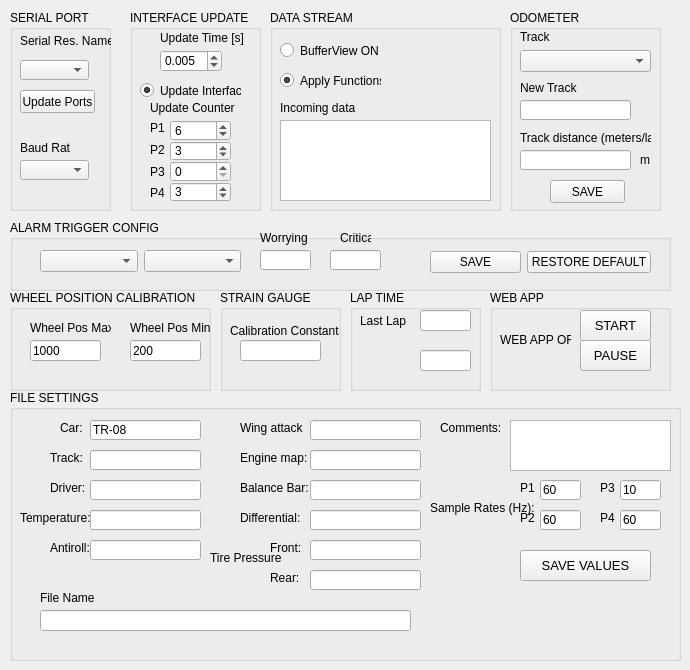
    <widget class="QWidget" name="tab">
     <attribute name="title">
      <string>Settings</string>
     </attribute>
     <widget class="QGroupBox" name="groupBox">
      <property name="geometry">
       <rect>
        <x>10</x>
        <y>10</y>
        <width>101</width>
        <height>201</height>
       </rect>
      </property>
      <property name="title">
       <string>SERIAL PORT</string>
      </property>
      <widget class="QLabel" name="label_2">
       <property name="geometry">
        <rect>
         <x>10</x>
         <y>23</y>
         <width>104</width>
         <height>16</height>
        </rect>
       </property>
       <property name="text">
        <string>Serial Res. Name</string>
       </property>
      </widget>
      <widget class="QComboBox" name="comboBox_Baudrate">
       <property name="geometry">
        <rect>
         <x>10</x>
         <y>150</y>
         <width>69</width>
         <height>20</height>
        </rect>
       </property>
      </widget>
      <widget class="QComboBox" name="comboBox_SerialPorts">
       <property name="geometry">
        <rect>
         <x>10</x>
         <y>50</y>
         <width>69</width>
         <height>20</height>
        </rect>
       </property>
      </widget>
      <widget class="QPushButton" name="pushButton_UpdatePorts">
       <property name="geometry">
        <rect>
         <x>10</x>
         <y>80</y>
         <width>75</width>
         <height>23</height>
        </rect>
       </property>
       <property name="text">
        <string>Update Ports</string>
       </property>
      </widget>
      <widget class="QLabel" name="label_41">
       <property name="geometry">
        <rect>
         <x>10</x>
         <y>130</y>
         <width>50</width>
         <height>16</height>
        </rect>
       </property>
       <property name="text">
        <string>Baud Rate</string>
       </property>
      </widget>
     </widget>
     <widget class="QGroupBox" name="groupBox_3">
      <property name="geometry">
       <rect>
        <x>270</x>
        <y>10</y>
        <width>231</width>
        <height>201</height>
       </rect>
      </property>
      <property name="title">
       <string>DATA STREAM</string>
      </property>
      <widget class="QTextBrowser" name="textBrowser_Buffer">
       <property name="geometry">
        <rect>
         <x>10</x>
         <y>110</y>
         <width>211</width>
         <height>81</height>
        </rect>
       </property>
      </widget>
      <widget class="QLabel" name="label_3">
       <property name="geometry">
        <rect>
         <x>10</x>
         <y>90</y>
         <width>121</width>
         <height>16</height>
        </rect>
       </property>
       <property name="text">
        <string>Incoming data</string>
       </property>
      </widget>
      <widget class="QRadioButton" name="radioButton_bufferLog">
       <property name="geometry">
        <rect>
         <x>10</x>
         <y>30</y>
         <width>101</width>
         <height>21</height>
        </rect>
       </property>
       <property name="text">
        <string>BufferView ON</string>
       </property>
       <property name="checked">
        <bool>false</bool>
       </property>
       <property name="autoExclusive">
        <bool>false</bool>
       </property>
      </widget>
      <widget class="QRadioButton" name="radioButton_applyFunctions">
       <property name="geometry">
        <rect>
         <x>10</x>
         <y>60</y>
         <width>101</width>
         <height>21</height>
        </rect>
       </property>
       <property name="text">
        <string>Apply Functions</string>
       </property>
       <property name="checked">
        <bool>true</bool>
       </property>
       <property name="autoExclusive">
        <bool>false</bool>
       </property>
      </widget>
     </widget>
     <widget class="QGroupBox" name="groupBox_16">
      <property name="geometry">
       <rect>
        <x>10</x>
        <y>290</y>
        <width>201</width>
        <height>101</height>
       </rect>
      </property>
      <property name="title">
       <string>WHEEL POSITION CALIBRATION</string>
      </property>
      <widget class="QLabel" name="label_29">
       <property name="geometry">
        <rect>
         <x>20</x>
         <y>30</y>
         <width>81</width>
         <height>16</height>
        </rect>
       </property>
       <property name="text">
        <string>Wheel Pos Max</string>
       </property>
      </widget>
      <widget class="QLabel" name="label_30">
       <property name="geometry">
        <rect>
         <x>120</x>
         <y>30</y>
         <width>81</width>
         <height>16</height>
        </rect>
       </property>
       <property name="text">
        <string>Wheel Pos Min</string>
       </property>
      </widget>
      <widget class="QLineEdit" name="lineEdit_WheelPosMin">
       <property name="geometry">
        <rect>
         <x>120</x>
         <y>50</y>
         <width>71</width>
         <height>21</height>
        </rect>
       </property>
       <property name="text">
        <string>200</string>
       </property>
      </widget>
      <widget class="QLineEdit" name="lineEdit_WheelPosMax">
       <property name="geometry">
        <rect>
         <x>20</x>
         <y>50</y>
         <width>71</width>
         <height>21</height>
        </rect>
       </property>
       <property name="text">
        <string>1000</string>
       </property>
      </widget>
     </widget>
     <widget class="QGroupBox" name="groupBox_38">
      <property name="geometry">
       <rect>
        <x>220</x>
        <y>290</y>
        <width>121</width>
        <height>101</height>
       </rect>
      </property>
      <property name="title">
       <string>STRAIN GAUGE</string>
      </property>
      <widget class="QLineEdit" name="lineEdit_CalibrationConstant">
       <property name="geometry">
        <rect>
         <x>20</x>
         <y>50</y>
         <width>81</width>
         <height>21</height>
        </rect>
       </property>
      </widget>
      <widget class="QLabel" name="label_64">
       <property name="geometry">
        <rect>
         <x>10</x>
         <y>30</y>
         <width>111</width>
         <height>21</height>
        </rect>
       </property>
       <property name="text">
        <string>Calibration Constant</string>
       </property>
      </widget>
     </widget>
     <widget class="QGroupBox" name="groupBox_39">
      <property name="geometry">
       <rect>
        <x>350</x>
        <y>290</y>
        <width>131</width>
        <height>101</height>
       </rect>
      </property>
      <property name="title">
       <string>LAP TIME</string>
      </property>
      <widget class="QLineEdit" name="lineEdit_LastLap">
       <property name="geometry">
        <rect>
         <x>70</x>
         <y>20</y>
         <width>51</width>
         <height>21</height>
        </rect>
       </property>
      </widget>
      <widget class="QLineEdit" name="lineEdit_CalibrationConstant_3">
       <property name="geometry">
        <rect>
         <x>70</x>
         <y>60</y>
         <width>51</width>
         <height>21</height>
        </rect>
       </property>
      </widget>
      <widget class="QLabel" name="label_70">
       <property name="geometry">
        <rect>
         <x>10</x>
         <y>20</y>
         <width>111</width>
         <height>21</height>
        </rect>
       </property>
       <property name="text">
        <string>Last Lap</string>
       </property>
      </widget>
     </widget>
     <widget class="QGroupBox" name="groupBox_2">
      <property name="geometry">
       <rect>
        <x>10</x>
        <y>390</y>
        <width>671</width>
        <height>271</height>
       </rect>
      </property>
      <property name="title">
       <string>FILE SETTINGS</string>
      </property>
      <widget class="QLineEdit" name="lineEdit_SetupDriver">
       <property name="geometry">
        <rect>
         <x>80</x>
         <y>90</y>
         <width>111</width>
         <height>20</height>
        </rect>
       </property>
      </widget>
      <widget class="QLineEdit" name="lineEdit_SetupAntiroll">
       <property name="geometry">
        <rect>
         <x>80</x>
         <y>150</y>
         <width>111</width>
         <height>20</height>
        </rect>
       </property>
      </widget>
      <widget class="QLabel" name="label_57">
       <property name="geometry">
        <rect>
         <x>230</x>
         <y>90</y>
         <width>111</width>
         <height>16</height>
        </rect>
       </property>
       <property name="text">
        <string>Balance Bar:</string>
       </property>
      </widget>
      <widget class="QLineEdit" name="lineEdit_SetupTemperature">
       <property name="geometry">
        <rect>
         <x>80</x>
         <y>120</y>
         <width>111</width>
         <height>20</height>
        </rect>
       </property>
      </widget>
      <widget class="QLineEdit" name="lineEdit_SetupBalanceBar">
       <property name="geometry">
        <rect>
         <x>300</x>
         <y>90</y>
         <width>111</width>
         <height>20</height>
        </rect>
       </property>
      </widget>
      <widget class="QLineEdit" name="lineEdit_SampleRate2">
       <property name="geometry">
        <rect>
         <x>530</x>
         <y>120</y>
         <width>41</width>
         <height>20</height>
        </rect>
       </property>
       <property name="text">
        <string>60</string>
       </property>
      </widget>
      <widget class="QLabel" name="label_56">
       <property name="geometry">
        <rect>
         <x>230</x>
         <y>60</y>
         <width>111</width>
         <height>16</height>
        </rect>
       </property>
       <property name="text">
        <string>Engine map:</string>
       </property>
      </widget>
      <widget class="QLabel" name="label_58">
       <property name="geometry">
        <rect>
         <x>230</x>
         <y>120</y>
         <width>111</width>
         <height>16</height>
        </rect>
       </property>
       <property name="text">
        <string>Differential:</string>
       </property>
      </widget>
      <widget class="QTextEdit" name="textEdit_SetupComments">
       <property name="geometry">
        <rect>
         <x>500</x>
         <y>30</y>
         <width>161</width>
         <height>51</height>
        </rect>
       </property>
      </widget>
      <widget class="QLineEdit" name="lineEdit_SetupWingAttackAngle">
       <property name="geometry">
        <rect>
         <x>300</x>
         <y>30</y>
         <width>111</width>
         <height>20</height>
        </rect>
       </property>
      </widget>
      <widget class="QLineEdit" name="lineEdit_SampleRate1">
       <property name="geometry">
        <rect>
         <x>530</x>
         <y>90</y>
         <width>41</width>
         <height>20</height>
        </rect>
       </property>
       <property name="text">
        <string>60</string>
       </property>
      </widget>
      <widget class="QLabel" name="label_77">
       <property name="geometry">
        <rect>
         <x>590</x>
         <y>120</y>
         <width>21</width>
         <height>16</height>
        </rect>
       </property>
       <property name="text">
        <string>P4</string>
       </property>
      </widget>
      <widget class="QPushButton" name="pushButton_SaveSetupValues">
       <property name="geometry">
        <rect>
         <x>510</x>
         <y>160</y>
         <width>131</width>
         <height>31</height>
        </rect>
       </property>
       <property name="font">
        <font>
         <pointsize>10</pointsize>
        </font>
       </property>
       <property name="text">
        <string>SAVE VALUES</string>
       </property>
      </widget>
      <widget class="QLineEdit" name="lineEdit_SampleRate4">
       <property name="geometry">
        <rect>
         <x>610</x>
         <y>120</y>
         <width>41</width>
         <height>20</height>
        </rect>
       </property>
       <property name="text">
        <string>60</string>
       </property>
      </widget>
      <widget class="QLabel" name="label_32">
       <property name="geometry">
        <rect>
         <x>50</x>
         <y>30</y>
         <width>111</width>
         <height>16</height>
        </rect>
       </property>
       <property name="text">
        <string>Car:</string>
       </property>
      </widget>
      <widget class="QLabel" name="label_59">
       <property name="geometry">
        <rect>
         <x>260</x>
         <y>180</y>
         <width>111</width>
         <height>16</height>
        </rect>
       </property>
       <property name="text">
        <string>Rear:</string>
       </property>
      </widget>
      <widget class="QLabel" name="label_31">
       <property name="geometry">
        <rect>
         <x>40</x>
         <y>90</y>
         <width>111</width>
         <height>16</height>
        </rect>
       </property>
       <property name="text">
        <string>Driver:</string>
       </property>
      </widget>
      <widget class="QLineEdit" name="lineEdit_SetupTirePressureRear">
       <property name="geometry">
        <rect>
         <x>300</x>
         <y>180</y>
         <width>111</width>
         <height>20</height>
        </rect>
       </property>
      </widget>
      <widget class="QLabel" name="label_75">
       <property name="geometry">
        <rect>
         <x>510</x>
         <y>120</y>
         <width>21</width>
         <height>16</height>
        </rect>
       </property>
       <property name="text">
        <string>P2</string>
       </property>
      </widget>
      <widget class="QLabel" name="label_52">
       <property name="geometry">
        <rect>
         <x>10</x>
         <y>120</y>
         <width>111</width>
         <height>16</height>
        </rect>
       </property>
       <property name="text">
        <string>Temperature:</string>
       </property>
      </widget>
      <widget class="QLabel" name="label_50">
       <property name="geometry">
        <rect>
         <x>40</x>
         <y>60</y>
         <width>111</width>
         <height>16</height>
        </rect>
       </property>
       <property name="text">
        <string>Track:</string>
       </property>
      </widget>
      <widget class="QLabel" name="label_74">
       <property name="geometry">
        <rect>
         <x>510</x>
         <y>90</y>
         <width>21</width>
         <height>16</height>
        </rect>
       </property>
       <property name="text">
        <string>P1</string>
       </property>
      </widget>
      <widget class="QLabel" name="label_55">
       <property name="geometry">
        <rect>
         <x>230</x>
         <y>30</y>
         <width>71</width>
         <height>16</height>
        </rect>
       </property>
       <property name="text">
        <string>Wing attack</string>
       </property>
      </widget>
      <widget class="QLabel" name="label_71">
       <property name="geometry">
        <rect>
         <x>260</x>
         <y>150</y>
         <width>111</width>
         <height>16</height>
        </rect>
       </property>
       <property name="text">
        <string>Front:</string>
       </property>
      </widget>
      <widget class="QLabel" name="label_54">
       <property name="geometry">
        <rect>
         <x>200</x>
         <y>160</y>
         <width>111</width>
         <height>16</height>
        </rect>
       </property>
       <property name="text">
        <string>Tire Pressure</string>
       </property>
      </widget>
      <widget class="QLabel" name="label_53">
       <property name="geometry">
        <rect>
         <x>40</x>
         <y>150</y>
         <width>111</width>
         <height>16</height>
        </rect>
       </property>
       <property name="text">
        <string>Antiroll:</string>
       </property>
      </widget>
      <widget class="QLineEdit" name="lineEdit_SetupDifferential">
       <property name="geometry">
        <rect>
         <x>300</x>
         <y>120</y>
         <width>111</width>
         <height>20</height>
        </rect>
       </property>
      </widget>
      <widget class="QLineEdit" name="lineEdit_SetupTirePressureFront">
       <property name="geometry">
        <rect>
         <x>300</x>
         <y>150</y>
         <width>111</width>
         <height>20</height>
        </rect>
       </property>
      </widget>
      <widget class="QLabel" name="label_76">
       <property name="geometry">
        <rect>
         <x>590</x>
         <y>90</y>
         <width>21</width>
         <height>16</height>
        </rect>
       </property>
       <property name="text">
        <string>P3</string>
       </property>
      </widget>
      <widget class="QLabel" name="label_72">
       <property name="geometry">
        <rect>
         <x>430</x>
         <y>30</y>
         <width>111</width>
         <height>16</height>
        </rect>
       </property>
       <property name="text">
        <string>Comments:</string>
       </property>
      </widget>
      <widget class="QLineEdit" name="lineEdit_SetupEngineMap">
       <property name="geometry">
        <rect>
         <x>300</x>
         <y>60</y>
         <width>111</width>
         <height>20</height>
        </rect>
       </property>
      </widget>
      <widget class="QLineEdit" name="lineEdit_SampleRate3">
       <property name="geometry">
        <rect>
         <x>610</x>
         <y>90</y>
         <width>41</width>
         <height>20</height>
        </rect>
       </property>
       <property name="text">
        <string>10</string>
       </property>
      </widget>
      <widget class="QLineEdit" name="lineEdit_SetupTrack">
       <property name="geometry">
        <rect>
         <x>80</x>
         <y>60</y>
         <width>111</width>
         <height>20</height>
        </rect>
       </property>
      </widget>
      <widget class="QLabel" name="label_73">
       <property name="geometry">
        <rect>
         <x>420</x>
         <y>110</y>
         <width>111</width>
         <height>16</height>
        </rect>
       </property>
       <property name="text">
        <string>Sample Rates (Hz):</string>
       </property>
      </widget>
      <widget class="QLineEdit" name="lineEdit_SetupCar">
       <property name="geometry">
        <rect>
         <x>80</x>
         <y>30</y>
         <width>111</width>
         <height>20</height>
        </rect>
       </property>
       <property name="text">
        <string>TR-08</string>
       </property>
      </widget>
      <widget class="QLabel" name="label_11">
       <property name="geometry">
        <rect>
         <x>30</x>
         <y>200</y>
         <width>141</width>
         <height>16</height>
        </rect>
       </property>
       <property name="text">
        <string>File Name</string>
       </property>
      </widget>
      <widget class="QLineEdit" name="lineEdit_FileName">
       <property name="geometry">
        <rect>
         <x>30</x>
         <y>220</y>
         <width>371</width>
         <height>21</height>
        </rect>
       </property>
      </widget>
     </widget>
     <widget class="QGroupBox" name="groupBox_4">
      <property name="geometry">
       <rect>
        <x>10</x>
        <y>220</y>
        <width>661</width>
        <height>71</height>
       </rect>
      </property>
      <property name="title">
       <string>ALARM TRIGGER CONFIG</string>
      </property>
      <widget class="QLineEdit" name="alarmlineEdit">
       <property name="geometry">
        <rect>
         <x>250</x>
         <y>30</y>
         <width>51</width>
         <height>20</height>
        </rect>
       </property>
      </widget>
      <widget class="QWidget" name="layoutWidget">
       <property name="geometry">
        <rect>
         <x>30</x>
         <y>30</y>
         <width>201</width>
         <height>22</height>
        </rect>
       </property>
       <layout class="QHBoxLayout" name="horizontalLayout_5">
        <item>
         <widget class="QComboBox" name="alarmComboBox"/>
        </item>
        <item>
         <widget class="QComboBox" name="alarmTypeComboBox"/>
        </item>
       </layout>
      </widget>
      <widget class="QWidget" name="layoutWidget">
       <property name="geometry">
        <rect>
         <x>420</x>
         <y>30</y>
         <width>221</width>
         <height>25</height>
        </rect>
       </property>
       <layout class="QHBoxLayout" name="horizontalLayout_6">
        <item>
         <widget class="QPushButton" name="saveAlarmPushButton">
          <property name="text">
           <string>SAVE</string>
          </property>
         </widget>
        </item>
        <item>
         <widget class="QPushButton" name="restoreDefaultAlarmPushButton">
          <property name="text">
           <string>RESTORE DEFAULT</string>
          </property>
         </widget>
        </item>
       </layout>
      </widget>
      <widget class="QLineEdit" name="alarmlineEdit_2">
       <property name="geometry">
        <rect>
         <x>320</x>
         <y>30</y>
         <width>51</width>
         <height>20</height>
        </rect>
       </property>
      </widget>
      <widget class="QLabel" name="label_34">
       <property name="geometry">
        <rect>
         <x>330</x>
         <y>10</y>
         <width>31</width>
         <height>16</height>
        </rect>
       </property>
       <property name="text">
        <string>Critical</string>
       </property>
      </widget>
      <widget class="QLabel" name="label_33">
       <property name="geometry">
        <rect>
         <x>250</x>
         <y>10</y>
         <width>51</width>
         <height>16</height>
        </rect>
       </property>
       <property name="text">
        <string>Worrying</string>
       </property>
      </widget>
     </widget>
     <widget class="QGroupBox" name="groupBox_30">
      <property name="geometry">
       <rect>
        <x>130</x>
        <y>10</y>
        <width>131</width>
        <height>201</height>
       </rect>
      </property>
      <property name="title">
       <string>INTERFACE UPDATE</string>
      </property>
      <widget class="QLabel" name="label_35">
       <property name="geometry">
        <rect>
         <x>30</x>
         <y>20</y>
         <width>91</width>
         <height>16</height>
        </rect>
       </property>
       <property name="text">
        <string>Update Time [s]</string>
       </property>
      </widget>
      <widget class="QDoubleSpinBox" name="doubleSpinBox_UpdateTime">
       <property name="geometry">
        <rect>
         <x>30</x>
         <y>40</y>
         <width>62</width>
         <height>22</height>
        </rect>
       </property>
       <property name="decimals">
        <number>3</number>
       </property>
       <property name="value">
        <double>0.005000000000000</double>
       </property>
      </widget>
      <widget class="QLabel" name="label_37">
       <property name="geometry">
        <rect>
         <x>20</x>
         <y>90</y>
         <width>91</width>
         <height>16</height>
        </rect>
       </property>
       <property name="text">
        <string>Update Counter</string>
       </property>
      </widget>
      <widget class="QRadioButton" name="radioButton_updateInterface">
       <property name="geometry">
        <rect>
         <x>10</x>
         <y>70</y>
         <width>101</width>
         <height>21</height>
        </rect>
       </property>
       <property name="text">
        <string>Update Interface</string>
       </property>
       <property name="checked">
        <bool>true</bool>
       </property>
      </widget>
      <widget class="QWidget" name="layoutWidget">
       <property name="geometry">
        <rect>
         <x>40</x>
         <y>110</y>
         <width>61</width>
         <height>82</height>
        </rect>
       </property>
       <layout class="QVBoxLayout" name="verticalLayout">
        <property name="spacing">
         <number>0</number>
        </property>
        <item>
         <widget class="QDoubleSpinBox" name="updateCounterP1">
          <property name="decimals">
           <number>0</number>
          </property>
          <property name="value">
           <double>6.000000000000000</double>
          </property>
         </widget>
        </item>
        <item>
         <widget class="QDoubleSpinBox" name="updateCounterP2">
          <property name="decimals">
           <number>0</number>
          </property>
          <property name="value">
           <double>3.000000000000000</double>
          </property>
         </widget>
        </item>
        <item>
         <widget class="QDoubleSpinBox" name="updateCounterP3">
          <property name="decimals">
           <number>0</number>
          </property>
          <property name="value">
           <double>0.000000000000000</double>
          </property>
         </widget>
        </item>
        <item>
         <widget class="QDoubleSpinBox" name="updateCounterP4">
          <property name="decimals">
           <number>0</number>
          </property>
          <property name="value">
           <double>3.000000000000000</double>
          </property>
         </widget>
        </item>
       </layout>
      </widget>
      <widget class="QWidget" name="layoutWidget">
       <property name="geometry">
        <rect>
         <x>20</x>
         <y>110</y>
         <width>16</width>
         <height>81</height>
        </rect>
       </property>
       <layout class="QVBoxLayout" name="verticalLayout_2">
        <item>
         <widget class="QLabel" name="label_40">
          <property name="text">
           <string>P1</string>
          </property>
         </widget>
        </item>
        <item>
         <widget class="QLabel" name="label_42">
          <property name="text">
           <string>P2</string>
          </property>
         </widget>
        </item>
        <item>
         <widget class="QLabel" name="label_43">
          <property name="text">
           <string>P3</string>
          </property>
         </widget>
        </item>
        <item>
         <widget class="QLabel" name="label_45">
          <property name="text">
           <string>P4</string>
          </property>
         </widget>
        </item>
       </layout>
      </widget>
     </widget>
     <widget class="QGroupBox" name="groupBox_40">
      <property name="geometry">
       <rect>
        <x>490</x>
        <y>290</y>
        <width>181</width>
        <height>101</height>
       </rect>
      </property>
      <property name="title">
       <string>WEB APP</string>
      </property>
      <widget class="QPushButton" name="pushButton_webAppPause">
       <property name="geometry">
        <rect>
         <x>90</x>
         <y>50</y>
         <width>71</width>
         <height>31</height>
        </rect>
       </property>
       <property name="font">
        <font>
         <pointsize>10</pointsize>
        </font>
       </property>
       <property name="text">
        <string>PAUSE</string>
       </property>
      </widget>
      <widget class="QPushButton" name="pushButton_webAppStart">
       <property name="geometry">
        <rect>
         <x>90</x>
         <y>20</y>
         <width>71</width>
         <height>31</height>
        </rect>
       </property>
       <property name="font">
        <font>
         <pointsize>10</pointsize>
        </font>
       </property>
       <property name="text">
        <string>START</string>
       </property>
      </widget>
      <widget class="QLabel" name="label_web_app">
       <property name="geometry">
        <rect>
         <x>10</x>
         <y>40</y>
         <width>71</width>
         <height>20</height>
        </rect>
       </property>
       <property name="text">
        <string>WEB APP OFF</string>
       </property>
      </widget>
     </widget>
     <widget class="QGroupBox" name="groupBox_20">
      <property name="geometry">
       <rect>
        <x>510</x>
        <y>10</y>
        <width>151</width>
        <height>201</height>
       </rect>
      </property>
      <property name="title">
       <string>ODOMETER</string>
      </property>
      <widget class="QComboBox" name="trackOdometerComboBox">
       <property name="geometry">
        <rect>
         <x>10</x>
         <y>40</y>
         <width>131</width>
         <height>22</height>
        </rect>
       </property>
      </widget>
      <widget class="QLabel" name="label">
       <property name="geometry">
        <rect>
         <x>10</x>
         <y>20</y>
         <width>47</width>
         <height>13</height>
        </rect>
       </property>
       <property name="text">
        <string>Track</string>
       </property>
      </widget>
      <widget class="QLineEdit" name="distanceTracklineEdit">
       <property name="geometry">
        <rect>
         <x>10</x>
         <y>140</y>
         <width>111</width>
         <height>20</height>
        </rect>
       </property>
      </widget>
      <widget class="QLabel" name="label_5">
       <property name="geometry">
        <rect>
         <x>10</x>
         <y>120</y>
         <width>131</width>
         <height>16</height>
        </rect>
       </property>
       <property name="text">
        <string>Track distance (meters/lap)</string>
       </property>
      </widget>
      <widget class="QLabel" name="label_13">
       <property name="geometry">
        <rect>
         <x>130</x>
         <y>140</y>
         <width>21</width>
         <height>20</height>
        </rect>
       </property>
       <property name="text">
        <string>m</string>
       </property>
      </widget>
      <widget class="QLabel" name="label_14">
       <property name="geometry">
        <rect>
         <x>10</x>
         <y>70</y>
         <width>61</width>
         <height>16</height>
        </rect>
       </property>
       <property name="text">
        <string>New Track</string>
       </property>
      </widget>
      <widget class="QLineEdit" name="nameTracklineEdit_2">
       <property name="geometry">
        <rect>
         <x>10</x>
         <y>90</y>
         <width>111</width>
         <height>20</height>
        </rect>
       </property>
      </widget>
      <widget class="QPushButton" name="saveOdometerPushButton">
       <property name="geometry">
        <rect>
         <x>40</x>
         <y>170</y>
         <width>75</width>
         <height>23</height>
        </rect>
       </property>
       <property name="text">
        <string>SAVE</string>
       </property>
      </widget>
     </widget>
    </widget>
